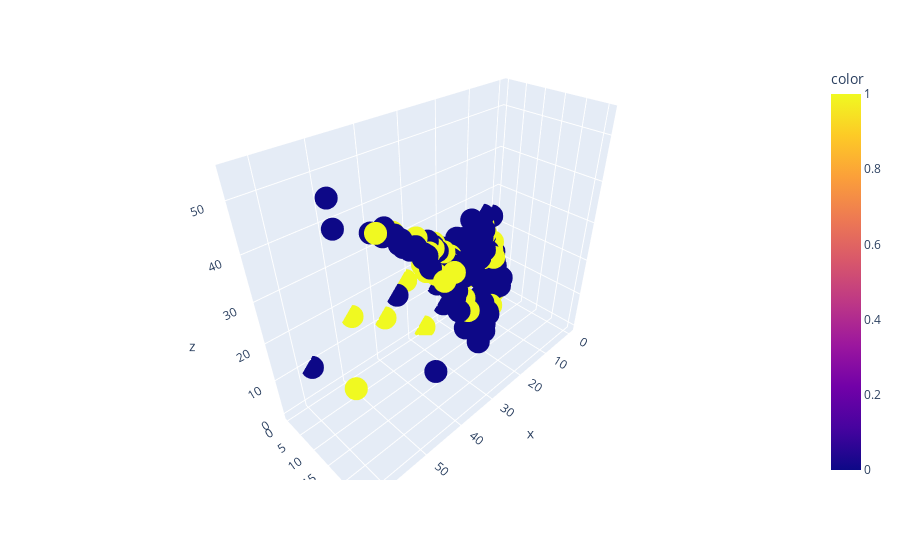

The notebook cell saved with this chart:
### Markdown cell above
<div class="alert alert-info">
<b>Justified Explanation</b>

The 3D visualization with color coding by "DEFAULT" allows us to see how well our compression is able to seperate the two classes of "DEFAULT". If the two classes are well separated, for example in various clusters, it means that the compression is able to capture the differences between the two classes. However, if the two classes are mixed together, which applies to this case, it means that the compression is not able to capture the differences between the two classes.

This compression this autoencoder provides is not very useful for the task of predicting the "DEFAULT" variable, as the two classes are mixed together in the 3D space. This means that the autoencoder is not able to capture the differences between the two classes, which is essential for the task of predicting the "DEFAULT" variable.

Additionally, this visualization is based on the training data. As autoencoders are prone to overfitting, it is quite likely that the compression this autoencoder provides would be even less useful on unseen data, like our test data.
</div>

### Code cell
# 3D Visualization of the test data
embeddings_test = encoder.predict(auto_test_preprocessed)

embeddings_test = pd.DataFrame(embeddings_test, columns=['x', 'y', 'z'])
fig = px.scatter_3d(embeddings_test, x='x', y='y', z='z', color=auto_test['DEFAULT'])
fig.show()

### Figure 1 — Plotly figure (JSON) as saved in the notebook; plotly's stock layout.template omitted (floating-point values rounded to 4 significant figures; data arrays with more than 128 entries replaced by an {"elided": "..."} marker saying what was removed)
{"data": [{"hovertemplate": "x=%{x}<br>y=%{y}<br>z=%{z}<br>color=%{marker.color}<extra></extra>", "legendgroup": "", "marker": {"color": {"elided": "250 int values"}, "coloraxis": "coloraxis", "symbol": "circle"}, "mode": "markers", "name": "", "scene": "scene", "showlegend": false, "type": "scatter3d", "x": {"elided": "250 float values"}, "y": {"elided": "250 float values"}, "z": {"elided": "250 float values"}}], "layout": {"coloraxis": {"colorbar": {"title": {"text": "color"}}, "colorscale": [[0, "#0d0887"], [0.1111, "#46039f"], [0.2222, "#7201a8"], [0.3333, "#9c179e"], [0.4444, "#bd3786"], [0.5556, "#d8576b"], [0.6667, "#ed7953"], [0.7778, "#fb9f3a"], [0.8889, "#fdca26"], [1, "#f0f921"]]}, "legend": {"tracegroupgap": 0}, "margin": {"t": 60}, "scene": {"domain": {"x": [0, 1], "y": [0, 1]}, "xaxis": {"title": {"text": "x"}}, "yaxis": {"title": {"text": "y"}}, "zaxis": {"title": {"text": "z"}}}}}
